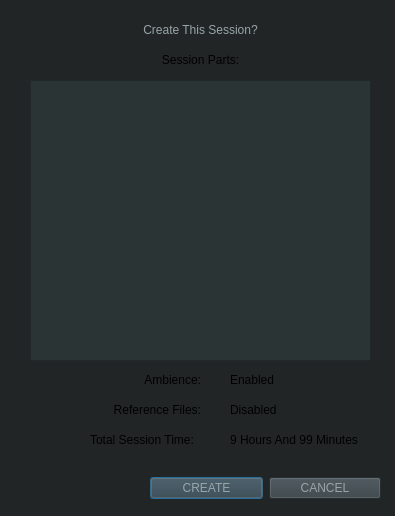
<?xml version="1.0" encoding="UTF-8"?>
<ui version="4.0">
 <class>Dialog</class>
 <widget class="QDialog" name="Dialog">
  <property name="geometry">
   <rect>
    <x>0</x>
    <y>0</y>
    <width>395</width>
    <height>516</height>
   </rect>
  </property>
  <property name="windowTitle">
   <string>Dialog</string>
  </property>
  <property name="styleSheet">
   <string notr="true">background-color:#212526;</string>
  </property>
  <widget class="QListWidget" name="sessionpartsListWidget">
   <property name="geometry">
    <rect>
     <x>30</x>
     <y>80</y>
     <width>341</width>
     <height>281</height>
    </rect>
   </property>
   <property name="styleSheet">
    <string notr="true">color: #98A6A8;
background-color: rgb(42, 52, 53);</string>
   </property>
  </widget>
  <widget class="QLabel" name="topLabel">
   <property name="geometry">
    <rect>
     <x>20</x>
     <y>20</y>
     <width>361</width>
     <height>20</height>
    </rect>
   </property>
   <property name="styleSheet">
    <string notr="true">color: #98A6A8;
font: 12pt &quot;Arial Black&quot;;</string>
   </property>
   <property name="text">
    <string>Create This Session?</string>
   </property>
   <property name="alignment">
    <set>Qt::AlignCenter</set>
   </property>
  </widget>
  <widget class="QWidget" name="horizontalLayoutWidget">
   <property name="geometry">
    <rect>
     <x>150</x>
     <y>470</y>
     <width>231</width>
     <height>37</height>
    </rect>
   </property>
   <layout class="QHBoxLayout" name="buttonLayout">
    <item>
     <widget class="QPushButton" name="createButton">
      <property name="styleSheet">
       <string notr="true">color: #98A6A8;
background-color: rgb(53, 63, 68);</string>
      </property>
      <property name="text">
       <string>CREATE</string>
      </property>
     </widget>
    </item>
    <item>
     <widget class="QPushButton" name="cancelButton">
      <property name="styleSheet">
       <string notr="true">color: #98A6A8;
background-color: rgb(53, 63, 68);</string>
      </property>
      <property name="text">
       <string>CANCEL</string>
      </property>
     </widget>
    </item>
   </layout>
  </widget>
  <widget class="QLabel" name="toplabel2">
   <property name="geometry">
    <rect>
     <x>20</x>
     <y>50</y>
     <width>361</width>
     <height>20</height>
    </rect>
   </property>
   <property name="text">
    <string>Session Parts:</string>
   </property>
   <property name="alignment">
    <set>Qt::AlignCenter</set>
   </property>
  </widget>
  <widget class="QLabel" name="ambienceLabel">
   <property name="geometry">
    <rect>
     <x>100</x>
     <y>370</y>
     <width>101</width>
     <height>20</height>
    </rect>
   </property>
   <property name="text">
    <string>Ambience:</string>
   </property>
   <property name="alignment">
    <set>Qt::AlignRight|Qt::AlignTrailing|Qt::AlignVCenter</set>
   </property>
  </widget>
  <widget class="QLabel" name="AmbienceStatus">
   <property name="geometry">
    <rect>
     <x>230</x>
     <y>370</y>
     <width>71</width>
     <height>19</height>
    </rect>
   </property>
   <property name="text">
    <string>Enabled</string>
   </property>
  </widget>
  <widget class="QLabel" name="referencefilesLabel">
   <property name="geometry">
    <rect>
     <x>90</x>
     <y>400</y>
     <width>111</width>
     <height>20</height>
    </rect>
   </property>
   <property name="text">
    <string>Reference Files:</string>
   </property>
   <property name="alignment">
    <set>Qt::AlignRight|Qt::AlignTrailing|Qt::AlignVCenter</set>
   </property>
  </widget>
  <widget class="QLabel" name="ReferenceFilesActual">
   <property name="geometry">
    <rect>
     <x>230</x>
     <y>400</y>
     <width>58</width>
     <height>19</height>
    </rect>
   </property>
   <property name="text">
    <string>Disabled</string>
   </property>
  </widget>
  <widget class="QLabel" name="totalsessiontimeLabel">
   <property name="geometry">
    <rect>
     <x>90</x>
     <y>430</y>
     <width>121</width>
     <height>19</height>
    </rect>
   </property>
   <property name="text">
    <string>Total Session Time:</string>
   </property>
  </widget>
  <widget class="QLabel" name="TotalSessionTimeActual">
   <property name="geometry">
    <rect>
     <x>230</x>
     <y>430</y>
     <width>151</width>
     <height>20</height>
    </rect>
   </property>
   <property name="text">
    <string>9 Hours And 99 Minutes</string>
   </property>
   <property name="alignment">
    <set>Qt::AlignLeading|Qt::AlignLeft|Qt::AlignVCenter</set>
   </property>
  </widget>
 </widget>
 <resources/>
 <connections/>
</ui>
